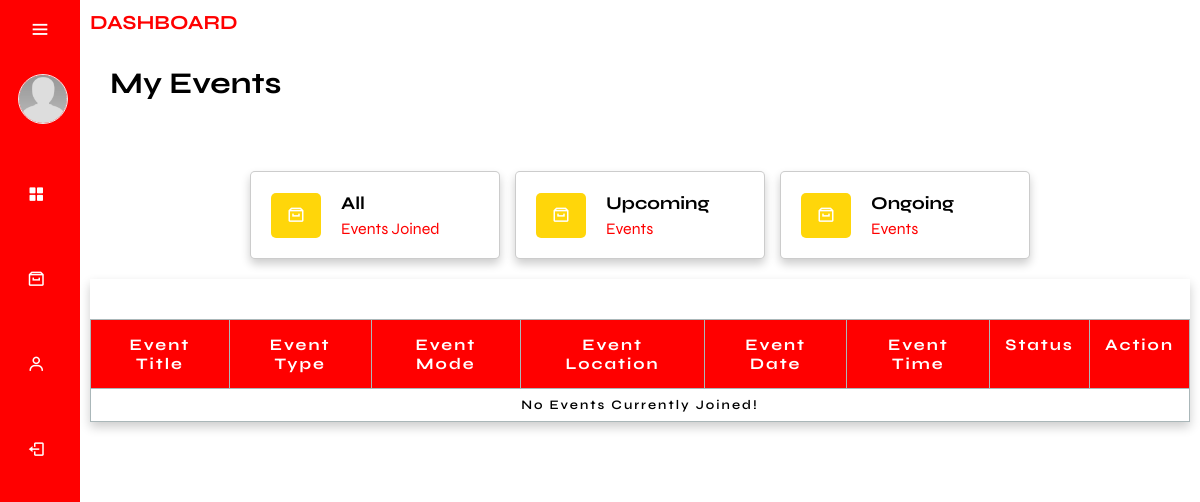
The app's page /user_side/userDashboard.php (signed in), older data.
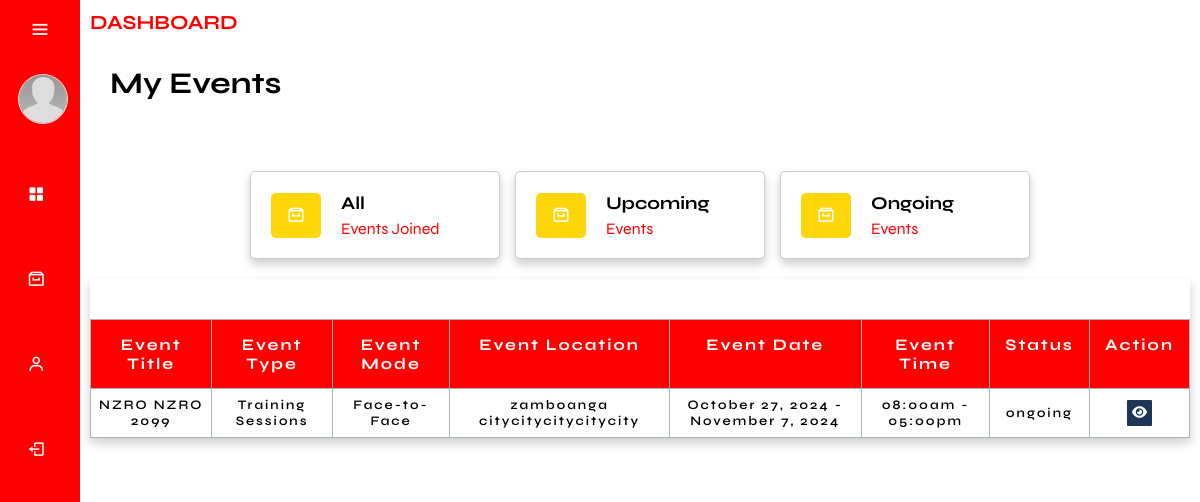
The same page, newer data.
### tables this page shows
CREATE TABLE `eventparticipants` (
  `participant_id` int(11) NOT NULL,
  `event_id` int(11) DEFAULT NULL,
  `UserID` int(11) DEFAULT NULL
);

CREATE TABLE `events` (
  `event_id` int(11) NOT NULL,
  `event_title` varchar(255) NOT NULL,
  `event_description` text DEFAULT NULL,
  `event_type` varchar(50) NOT NULL,
  `event_mode` varchar(50) NOT NULL,
  `event_photo_path` varchar(255) DEFAULT NULL,
  `location` varchar(255) NOT NULL,
  `date_start` date NOT NULL,
  `date_end` date NOT NULL,
  `time_start` time NOT NULL,
  `time_end` time NOT NULL,
  `date_created` timestamp NOT NULL DEFAULT current_timestamp(),
  `event_link` text DEFAULT NULL,
  `cancelReason` text NOT NULL,
  `event_cancel` varchar(255) NOT NULL,
  `participant_limit` int(11) NOT NULL
);

### user_side/userDashboard.php (the view, shortened to what the changed rows need)
<!DOCTYPE html>
<html lang="en">
<head>
    <link href='https://unpkg.com/boxicons@2.1.4/css/boxicons.min.css' rel='stylesheet'>
    <link rel="stylesheet" href="css/main.css">
</head>
<body>
    <?php
    require_once('../db.connection/connection.php');
    ?>
    <div class="main-content">
        <div class="containerr">
            <section class="event-filter">
                <h1 class="heading">My Events</h1>
            </section>
        </div>
        <div class="containerr">
            <div class="event-table">
                <div class="tbl-container">
                    <h2></h2>
                    <table class="tbl">
                        <thead>
                            <tr>
                                <th>Event Title</th>
                                <th>Event Type</th>
                                <th>Event Mode</th>
                                <th>Event Location</th>
                                <th>Event Date</th>
                                <th>Event Time</th>
                                <th>Status</th>
                                <th>Action</th>
                            </tr>
                        </thead>
                        <tbody>
                            <?php include('../function/F.userDashboard.php'); ?>
                        </tbody>
                    </table>
                </div>
            </div>
        </div>
    </div>
</body>
</html>

### function/F.userDashboard.php (shortened to what the changed rows need)
<?php
require_once('../db.connection/connection.php');
if (isset($_SESSION['UserID'])) {
    $UserID = $_SESSION['UserID'];
    $sql = "SELECT Events.*, EventParticipants.UserID
            FROM Events
            INNER JOIN EventParticipants ON Events.event_id = EventParticipants.event_id
            WHERE EventParticipants.UserID = ? AND (Events.event_cancel IS NULL OR Events.event_cancel = '')
            ORDER BY Events.date_created DESC";
    $stmt = $conn->prepare($sql);
    $stmt->bind_param("i", $UserID);
    $stmt->execute();
    $result = $stmt->get_result();
    $eventsJoined = mysqli_num_rows($result);
    if ($eventsJoined > 0) {
        while ($row = mysqli_fetch_assoc($result)) {
            $eventTitle = htmlspecialchars($row['event_title']);
            $eventLocation = htmlspecialchars($row['location']);
            $eventDateStart = $row['date_start'];
            $eventDateEnd = $row['date_end'];
            $eventTimeStart = $row['time_start'];
            $eventTimeEnd = $row['time_end'];
            $eventMode = htmlspecialchars($row['event_mode']);
            $eventType = htmlspecialchars($row['event_type']);
            $eventId = $row['event_id'];
            $eventTimeZone = new DateTimeZone('Asia/Manila');
            $currentDateTime = new DateTime('now', $eventTimeZone);
            $eventStartDateTime = new DateTime($row['date_start'] . ' ' . $row['time_start'], $eventTimeZone);
            $eventEndDateTime = new DateTime($row['date_end'] . ' ' . $row['time_end'], $eventTimeZone);
            $eventStatus = '';
            if ($currentDateTime >= $eventStartDateTime && $currentDateTime <= $eventEndDateTime) {
                $eventStatus = 'ongoing';
            } elseif ($currentDateTime < $eventStartDateTime) {
                $eventStatus = 'upcoming';
            } elseif ($currentDateTime > $eventEndDateTime) {
                $eventStatus = 'ended';
            }
            if ($eventStatus === 'ongoing' || $eventStatus === 'upcoming') {
                echo '<tr data-start-date="' . $row['date_start'] . '" data-end-date="' . $row['date_end'] . '">';
                ?>
                <td data-label="Event Title"><?php echo $eventTitle; ?></td>
                <td data-label="Event Type"><?php echo $eventType; ?></td>
                <td data-label="Event Mode"><?php echo $eventMode; ?></td>
                <td data-label="Event Location"><?php echo $eventLocation; ?></td>
                <td data-label="Event Date">
                    <?php echo date('F j, Y', strtotime($eventDateStart)) . ' - ' . date('F j, Y', strtotime($eventDateEnd)); ?>
                </td>
                <td data-label="Event Time">
                    <?php echo date('h:ia', strtotime($eventTimeStart)) . ' - ' . date('h:ia', strtotime($eventTimeEnd)); ?>
                </td>
                <td data-label="Status"><?php echo $eventStatus; ?></td>
                <td data-label="Attendance" class="pad">
                    <a href="myEvent.php?event_id=<?php echo $eventId; ?>"><button class="btn_edit"><i
                                class="fa-solid fa-eye"></i></button></a>
                </td>
                <?php
                echo '</tr>';
            }
        }
    } else {
        echo "<tr><td colspan='8' style='text-align: center;'>No Events Currently Joined!</td></tr>";
    }
} else {
    header("Location: login.php");
    exit();
}
?>

Row changes from the older to the newer data that the page shows:
added eventparticipants: event.event_title "NZRO NZRO 2099", event.event_type "Training Sessions", event.event_mode "Face-to-Face", event.location "zamboanga citycitycitycitycity", event.date_start "October 27, 2024", event.date_end "November 7, 2024", event.time_start "08:00am", event.time_end "05:00pm", event.time_end "ongoing"
Text that changed along with them:
text no longer shown: "No Events Currently Joined!"
